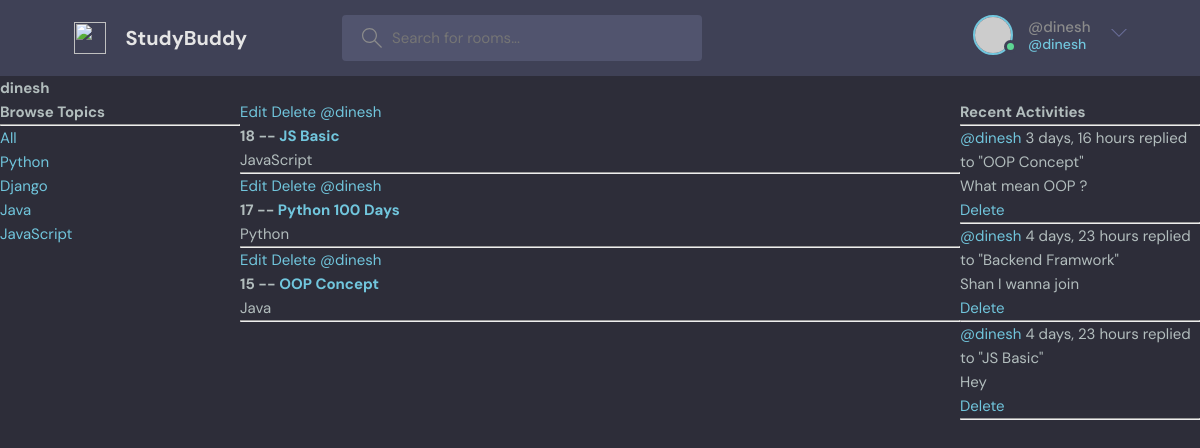
Before: /profile/1/ (signed in) with the older database file.
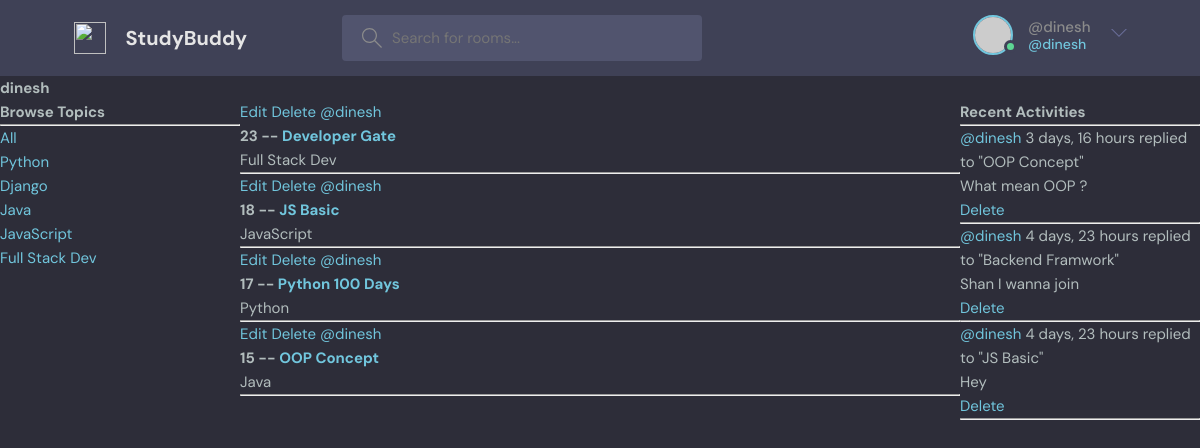
After: the same page with the newer database file.
### base/models.py (models this page shows, shortened)
class Topic(models.Model):
    name = models.CharField(max_length=200)

class Room(models.Model):
    host = models.ForeignKey(User, on_delete=models.SET_NULL, null=True)
    topic = models.ForeignKey(Topic, on_delete=models.SET_NULL, null=True)
    name = models.CharField(max_length=200)
    description = models.TextField(null=True, blank=True)
    participants = models.ManyToManyField(User, related_name='participants', blank=True)
    updated = models.DateTimeField(auto_now=True)
    created = models.DateTimeField(auto_now_add=True)
    class Meta:
        ordering = ['-updated','-created']

class Message(models.Model):
    user = models.ForeignKey(User, on_delete=models.CASCADE)
    room = models.ForeignKey(Room, on_delete=models.CASCADE)
    body = models.TextField()
    updated = models.DateTimeField(auto_now=True)
    created = models.DateTimeField(auto_now_add=True)
    class Meta:
        ordering = ['-updated','-created']

### base/views.py (the view)
# urls.py: path('profile/<str:pk>/', views.userProfile, name="user-profile"),
def userProfile(request, pk):
    user = User.objects.get(id=pk)
    rooms = user.room_set.all()
    room_messages = user.message_set.all()
    topics = Topic.objects.all()
    context = {'user':user, 'rooms':rooms, 'room_messages':room_messages, 'topics':topics}
    return render(request, 'base/profile.html', context)

### base/templates/base/profile.html (shortened to what this page needs)
{% extends 'main.html' %}
{% block content %}
<h1> {{ user.username }} </h1>
<div class="profile-container">
    <div>
        <div>
            {% include 'base/topics_component.html' %}
        </div>
        <div>
            {% include 'base/feed_component.html' %}
        </div>
        <div>
            {% include 'base/activity_component.html' %}
        </div>
    </div>
{% endblock content %}

### base/templates/base/topics_component.html
<h3> Browse Topics </h3>
<hr>
<div>
    <a href="{% url 'home' %}">All</a>
</div>
    {% for topic in topics %}
        <div>
            <a href="{% url 'home' %}?q={{topic.name}}">{{topic.name}}</a>
        </div>
    {% endfor %}
</div>

### base/templates/base/feed_component.html
{% for room in rooms %}
<div>
    {% if request.user == room.host %}
    <a href="{% url 'update-room' room.id %}"> Edit </a>
    <a href="{% url 'delete-room' room.id %}"> Delete </a>
    {% endif %}
    <a href="{% url 'user-profile' room.host.id %}">@{{room.host.username}}</a>
     <h5> {{room.id}} -- <a href="{% url 'room' room.id %}">{{room.name}}</a> </h5>
     <small>{{room.topic.name}}</small>
     <hr>
</div>
{% endfor %}

### base/templates/base/activity_component.html
<h3> Recent Activities </h3>
<hr>
{% for message in room_messages %}
    <div>
        <small> <a href="{% url 'user-profile' message.user.id %}"> @{{message.user}} </a> {{message.created|timesince}} </small>
        <small> replied to "{{message.room.name}}" </small>
        <p> {{message.body}} </p>
        {% if request.user == message.user %}
        <a href="{% url 'delete-message' message.id %}"> Delete </a>
        {% endif %}
        <hr>
    </div>
{% endfor %}

Changed rows visible on the page:
added Topic: name "Full Stack Dev"
added Room: shows "Edit", host.username "dinesh", id "23", name "Developer Gate", topic.name "Full Stack Dev"
